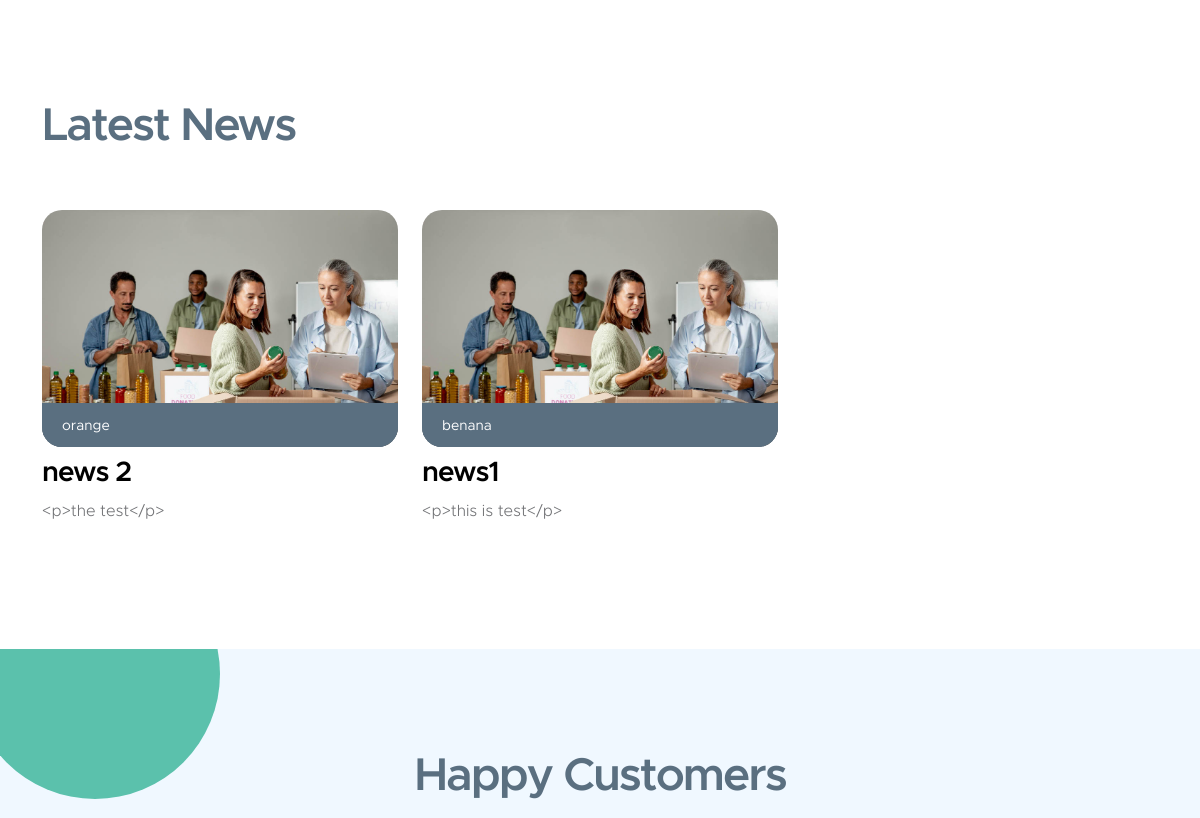
Before: / (middle part) with the older database file.
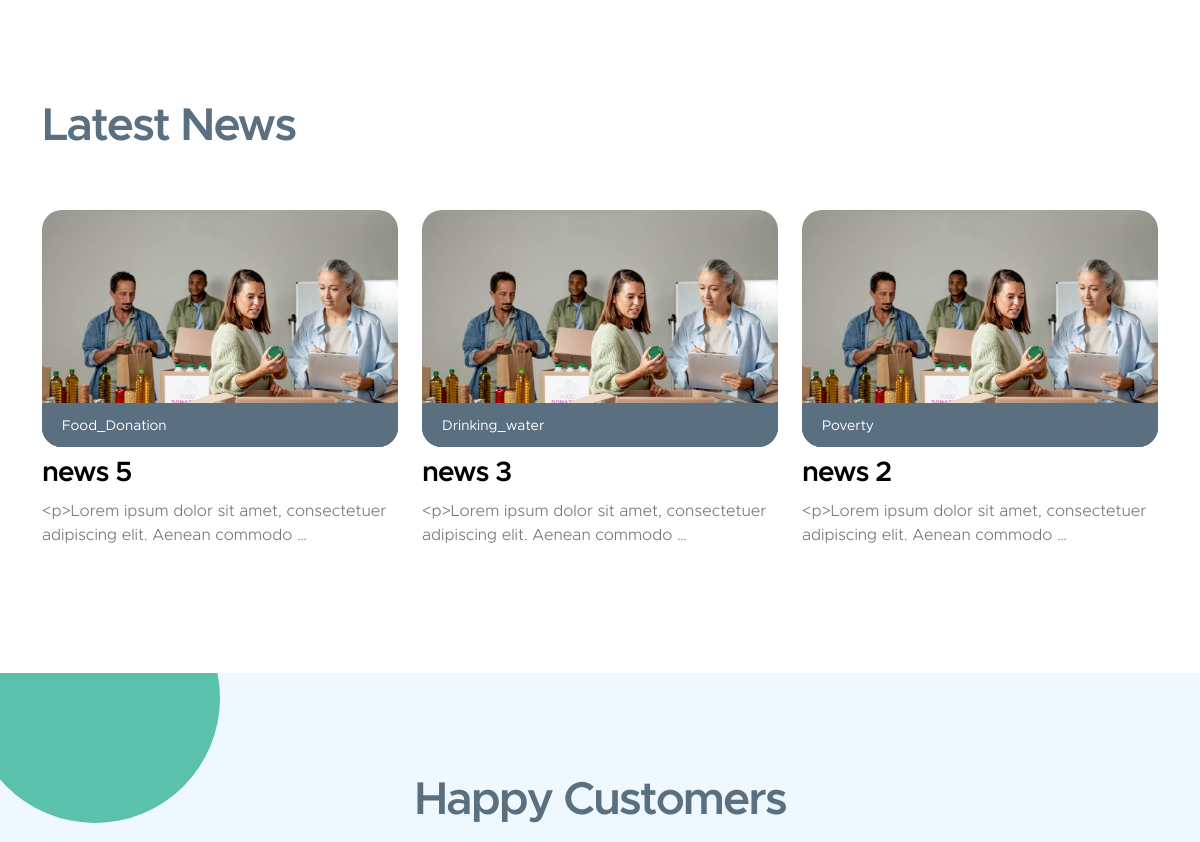
After: the same page with the newer database file.
### news/models.py (models this page shows, shortened)
class News(models.Model):
    author = models.ForeignKey(User,on_delete=models.SET_NULL,null=True)
    title = models.CharField(max_length=255)
    content = models.TextField()
    views = models.IntegerField(default=0)
    image = models.ImageField(upload_to='news/',default='news/default.jpg')
    category = models.ManyToManyField(Category)
    status = models.BooleanField(default=False)
    login_require = models.BooleanField(default=False)
    tags = TaggableManager()
    created_date = models.DateTimeField(auto_now_add=True)
    updated_date = models.DateTimeField(auto_now=True)
    published_date = models.DateTimeField(null=True)

class Category(models.Model):
    name = models.CharField(max_length=225)

### mywebsite/views.py (the view)
# urls.py: path('',index_view,name='index'),
def index_view(request):
    return render(request,'mywebsite/index.html')

### mywebsite/templatetags/mywebsite_tags.py (called while the page is built)
@register.inclusion_tag('mywebsite/last_news.html')
def last_news():
    news = News.objects.filter(status=1).order_by('-published_date')
    news = news.prefetch_related('category')[:3]
    return {'news': news}

### templates/mywebsite/index.html (shortened to what this page needs)
{% extends 'base.html' %}
{% load static %}
{% load mywebsite_tags %}
        {% block content %}
        <main>
            {% last_news %}
            <section class="testimonial-section section-padding section-bg">
                <div class="container">
                    <div class="row">
                        <div class="col-lg-8 col-12 mx-auto">
                            <h2 class="mb-lg-3">Happy Customers</h2>
                        </div>
                    </div>
                </div>
            </section>
        </main>
    </body>
</html>
{% endblock %}

### templates/mywebsite/last_news.html
{% load static %}
<section class="news-section section-padding">
    <div class="container">
        <div class="row">
            <div class="col-lg-12 col-12 mb-5">
                <h2>Latest News</h2>
            </div>
        </div>
        <div class="row">
            {% for n in news %}
            <div class="col-lg-4 col-12">
                <div class="news-block">
                    <div class="news-block-top">
                        <a href="{% url 'news:news_detail' nid=n.id %}">
                            <img alt="" class="news-image img-fluid" src="{{ n.image.url }}">
                        </a>
                        {% for cat in n.category.all %}
                            <div class="news-category-block">
                                <a class="category-block-link" href="#">{{ cat.name }}</a>
                            </div>
                        {% endfor %}
                    </div>
                    <div class="news-block-info">
                        <div class="news-block-title mb-2">
                            <h4><a class="news-block-title-link" href="{% url 'news:news_detail' nid=n.id %}">{{ n.title }}</a></h4>
                        </div>
                        <div class="news-block-body">
                            <p>{{ n.content|truncatewords:10 }}</p>
                        </div>
                    </div>
                </div>
            </div>
            {% endfor %}
        </div>
    </div>
</section>

Changed rows visible on the page:
removed Category: name "orange", shown under News "news 2"
no longer on this page (row edited): News: image (placeholder picture), title "news1", content "<p>this is test</p>"
removed Category: name "benana", shown under "news1"
added News: image (placeholder picture), title "news 5", content "<p>Lorem ipsum dolor sit amet, consectetuer adipiscing elit. Aenean commodo …"
added Category: name "Food_Donation", shown under "news 5"
added News: image (placeholder picture), title "news 3", content "<p>Lorem ipsum dolor sit amet, consectetuer adipiscing elit. Aenean commodo …"
added Category: name "Drinking_water", shown under "news 3"
changed News "news 2": content "<p>the test</p>" → "<p>Lorem ipsum dolor sit amet, consectetuer adipiscing elit. Aenean commodo …"
added Category: name "Poverty", shown under News "news 2"
